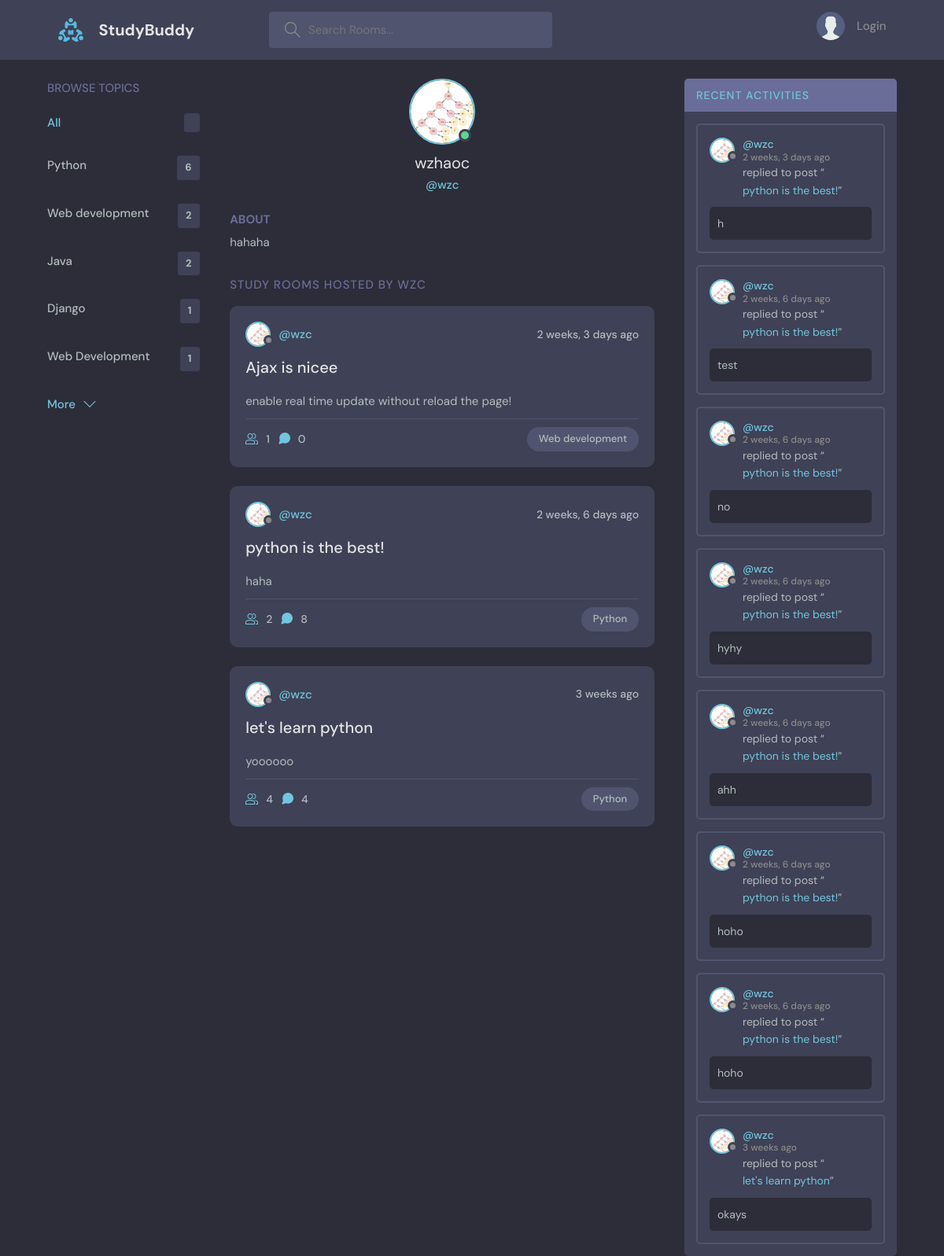
Page /profile/1/ on the committed database.
### base/models.py (models this page shows, shortened)
class Topic (models.Model):
    name=models.CharField(max_length=200)

class User(AbstractUser):
    name=models.CharField(max_length=200, null=True)
    email=models.EmailField(unique=True, null=True)
    bio=models.TextField(null=True)
    avatar=models.ImageField(null=True, default="avatar.svg")
    USERNAME_FIELD='email'
    REQUIRED_FIELDS=[]

class Room(models.Model):
    host=models.ForeignKey(User, on_delete=models.SET_NULL, null=True)
    topic =models.ForeignKey(Topic, on_delete=models.SET_NULL, null=True) #Topic can placed in string, set null, so need to allow null=true
    name=models.CharField(max_length=200)
    description=models.TextField(null=True, blank=True) #cant be blank
    participants=models.ManyToManyField(User, related_name='participants', blank=True) # specify related name due to alr having User relation
    likeroom=models.ManyToManyField(User, related_name='likeroom', blank=True)
    updated=models.DateTimeField(auto_now=True) #timestamp when updated
    created=models.DateTimeField(auto_now_add=True) # timestamp when created
    class Meta:
        ordering=['-updated','-created']
    def __str__(self):
        return self.name

class Message(models.Model):
    user=models.ForeignKey(User, on_delete=models.CASCADE)
    room=models.ForeignKey(Room, on_delete=models.CASCADE)
    body=models.TextField()
    likemessage=models.ManyToManyField(User, related_name='likemessage', blank=True)
    updated=models.DateTimeField(auto_now=True)
    created=models.DateTimeField(auto_now_add=True)
    class Meta:
        ordering=['-updated','-created']
    def __str__(self):
        return self.body[0:50]

### base/views.py (the view)
# urls.py: path('profile/<str:pk>/', views.userProfile, name="user-profile"),
def userProfile(request, pk):
    user= User.objects.get(id=pk)
    rooms=user.room_set.all()
    room_messages=user.message_set.all()
    topics=Topic.objects.all()
    context={'user':user,
             'rooms':rooms,
             'room_messages':room_messages,
             'topics':topics}
    return render(request, 'base/profile.html', context)

### base/templates/base/profile.html (shortened to what this page needs)
{% extends 'main.html' %}
{% block content %}
  <main class="profile-page layout layout--3">
    <div class="container">
      {% include 'base/topics_component.html' %}
      <div class="roomList">
        <div class="profile">
          <div class="profile__avatar">
            <div class="avatar avatar--large active">
              <img src="{{user.avatar.url}}" />
            </div>
          </div>
          <div class="profile__info">
            <h3>{{user.name}}</h3>
            <p>@{{user.username}}</p>
          </div>
          <div class="profile__about">
            <h3>About</h3>
            <p>
              {{user.bio}}
            </p>
          </div>
        </div>
        <div class="roomList__header">
          <div>
            <h2>Study Rooms Hosted by {{user.username}}</a>
            </h2>
          </div>
        </div>
        {% include 'base/feed_component.html' %}
      </div>
      {% include 'base/activity_component.html' %}
    </div>
  </main>
  {% endblock content %}

### base/templates/base/topics_component.html
<div class="topics">
    <div class="topics__header">
      <h2>Browse Topics</h2>
    </div>
    <ul class="topics__list">
      <li>
        <a href="{% url 'home' %}" class="active">All <span>{{total_room_count}}</span></a>
      </li>
      {% for topic in topics %}
      <li>
        <a href="{% url 'home' %}?q={{topic.name}}">{{topic.name}} <span>{{topic.room_set.all.count}}</span></a>
      </li>
      {% endfor %}
    </ul>
    <a class="btn btn--link" href="{% url 'topics' %}">
      More
      <svg version="1.1" xmlns="http://www.w3.org/2000/svg" width="32" height="32" viewBox="0 0 32 32">
        <title>chevron-down</title>
        <path d="M16 21l-13-13h-3l16 16 16-16h-3l-13 13z"></path>
      </svg>
    </a>
  </div>

### base/templates/base/feed_component.html (shortened to what this page needs)
{% for room in rooms %}
<div class="roomListRoom">
    <div class="roomListRoom__header">
      <a href="{% url 'user-profile' room.host.id %}" class="roomListRoom__author">
        <div class="avatar avatar--small">
          <img src="{{room.host.avatar.url}}" />
        </div>
        <span>@{{room.host.username}}</span>
      </a>
      <div class="roomListRoom__actions">
        <span>{{ room.created |timesince}} ago</span>
      </div>
    </div>
    <div class="roomListRoom__content">
      <a href="{% url 'room' room.id %}">{{room.name}}</a>
      <p>
        {{room.description}}
      </p>
    </div>
    <div class="roomListRoom__meta">
      <div class="roomListRoom__author">
      <a href="{% url 'room' room.id %}" class="roomListRoom__joined">
        {{room.participants.all.count}}
      </a>
      <a href="{% url 'room' room.id %}" class="roomListRoom__joined">
        {{room.message_set.count}}
      </a>
    </div>
      <p class="roomListRoom__topic">{{room.topic.name}}</p>
    </div>
  </div>
  {% endfor %}

### base/templates/base/activity_component.html (shortened to what this page needs)
<div class="activities">
    <div class="activities__header">
      <h2><a href="{% url 'activity' %}">Recent Activities</a></h2>
    </div>
    {% for message in room_messages %}
    <div class="activities__box">
      <div class="activities__boxHeader roomListRoom__header">
        <a href="{% url 'user-profile' message.user.id %}" class="roomListRoom__author">
          <div class="avatar avatar--small">
            <img src="{{message.user.avatar.url}}" />
          </div>
          <p>
            @{{message.user.username}}
            <span>{{message.created|timesince}} ago</span>
          </p>
        </a>
      </div>
      <div class="activities__boxContent">
        <p>replied to post “<a href="{% url 'room' message.room.id %}">{{message.room}}</a>”</p>
        <div class="activities__boxRoomContent">
            {{message}}
        </div>
      </div>
    </div>
    {% endfor %}
  </div>

### rows in the picture
Topic: name "Python", room_set.all.count "6"
Topic: name "Web development", room_set.all.count "2"
Topic: name "Java", room_set.all.count "2"
Topic: name "Django", room_set.all.count "1"
Topic: name "Web Development", room_set.all.count "1"
User: avatar (picture), name "wzhaoc", username "wzc", bio "hahaha", username "WZC"
Room: host.avatar (picture), host.username "wzc", created "2 weeks, 3 days", name "Ajax is nicee", description "enable real time update without reload the page!", participants.all.count "1", message_set.count "0", topic.name "Web development"
Room: host.avatar (picture), host.username "wzc", created "2 weeks, 6 days", name "python is the best!", description "haha", participants.all.count "2", message_set.count "8", topic.name "Python"
Room: host.avatar (picture), host.username "wzc", created "3 weeks", name "let's learn python", description "yoooooo", participants.all.count "4", message_set.count "4", topic.name "Python"
Message: user.avatar (picture), user.username "wzc", created "2 weeks, 3 days", room "python is the best!", body "h"
Message: user.avatar (picture), user.username "wzc", created "2 weeks, 6 days", room "python is the best!", body "test"
Message: user.avatar (picture), user.username "wzc", created "2 weeks, 6 days", room "python is the best!", body "no"
Message: user.avatar (picture), user.username "wzc", created "2 weeks, 6 days", room "python is the best!", body "hyhy"
Message: user.avatar (picture), user.username "wzc", created "2 weeks, 6 days", room "python is the best!", body "ahh"
Message: user.avatar (picture), user.username "wzc", created "2 weeks, 6 days", room "python is the best!", body "hoho"
Message: user.avatar (picture), user.username "wzc", created "2 weeks, 6 days", room "python is the best!", body "hoho"
Message: user.avatar (picture), user.username "wzc", created "3 weeks", room "let's learn python", body "okays"
